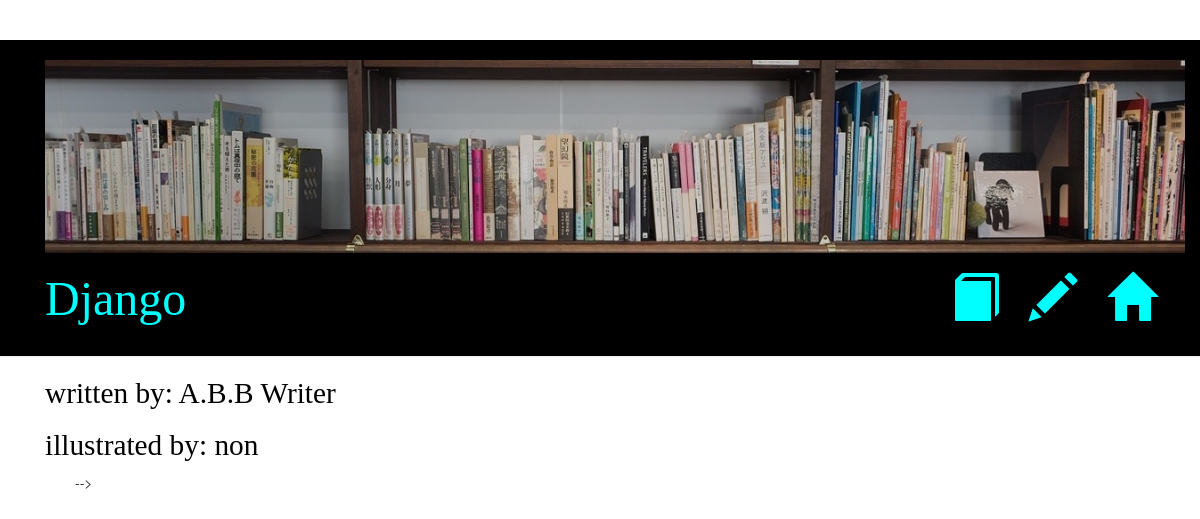
The page /reviews/book/1/ (signed in) on the database its author committed.
### readings/models.py (models this page shows, shortened)
class Book(models.Model):
    name = models.CharField(max_length=200)
    author = models.CharField(max_length=50)
    illustrator = models.CharField(max_length=50,blank=True)
    publisher = models.CharField(max_length=50,blank=True)
    year = models.IntegerField(default=datetime.datetime.now().year,blank=True)
    wiki_page = models.CharField(max_length=100, blank=True,  validators=[URLValidator()])
    number_of_pages = models.IntegerField(blank=True)

### readings/views.py (the view)
# urls.py: url(r'^book/(?P<book_id>\d+)/$', views.book_detail, name='book_detail'),
def book_detail(request, book_id):
    book = get_object_or_404(Book, id=book_id)
    return render(request, 'readings/book_detail.html', {'book': book})

### readings/templates/readings/book_detail.html
{% extends 'readings/base.html' %}
{% block title%}
    <h1>
        <a href="">{{ book.name }}</a>
    </h1>
{% endblock %}
{% block sub_title %}
    <h2 class="sub-title">written by: {{book.author}} </h2>
    <h2 class="sub-title">illustrated by: {{book.illustrator}} </h2>
{% endblock %}

### readings/static/css/readings.css (style rules this page uses)
h1 a { color: #aaA505; }
h1, h2, h3, h4 { font-family: 'Lobster', cursive; }
.page-header h1, .page-header h1 a, .page-header h1 a:visited, .page-header h1 a:active .page-header a { color: aqua; font-size: 36pt; text-decoration: none; }
.sub-header h2 { color: black; font-size: 30 pt; text-decoration: none; font-family: 'Libre Baskerville', cursive; }
.sub-title { background-color: #ffffff; font-family: "Times New Roman", Times, serif; font-size: 22pt; padding: 0px 0px 0px 20px; margin-left: 15px; padding-left:30px }

### rows shown on the page
Book: name "Django", author "A.B.B Writer", illustrator "non"
